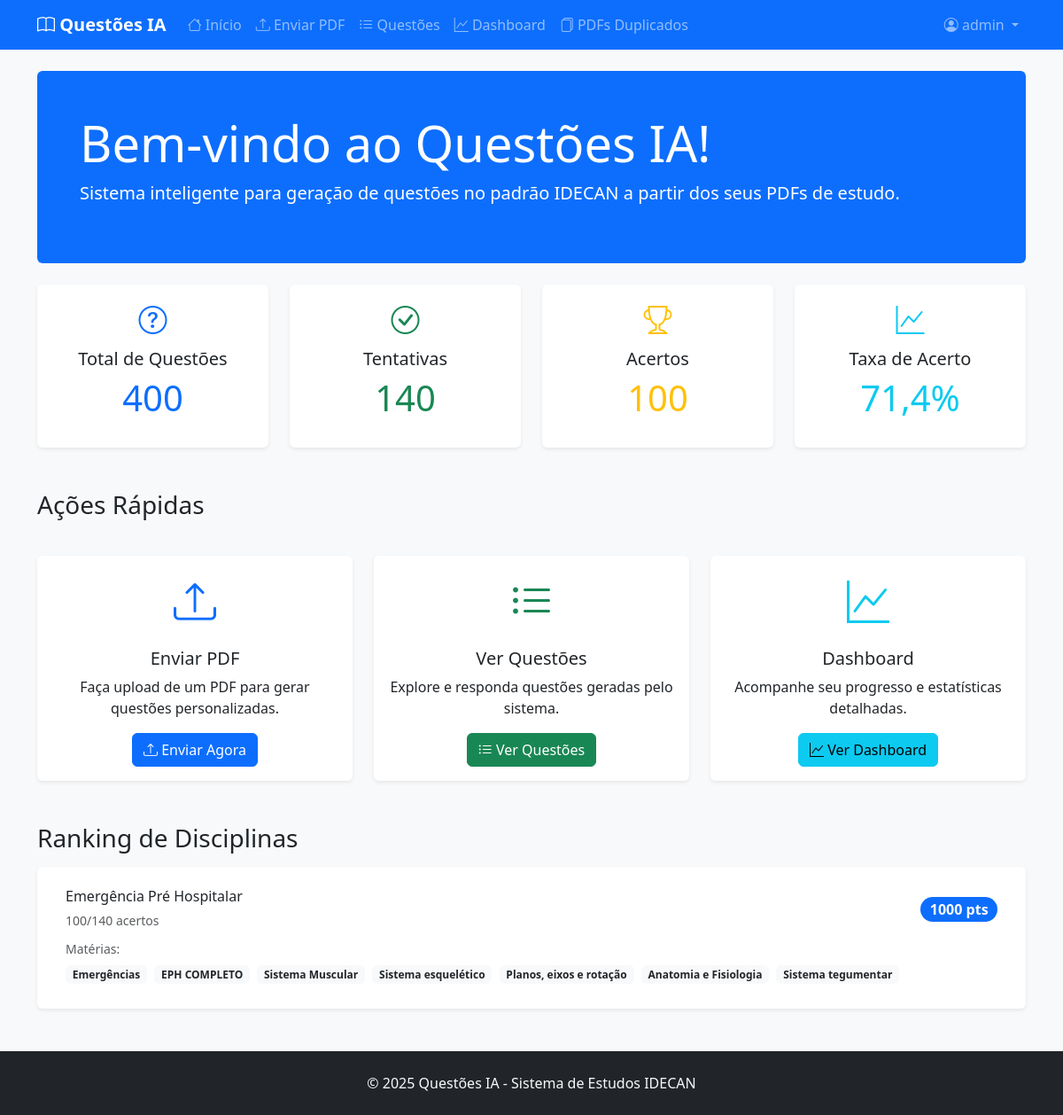
The app's page / (signed in) with its own data.
### core/models.py (models this page shows, shortened)
class Disciplina(models.Model):
    codigo = models.CharField(max_length=50, unique=True, verbose_name="Código")
    nome = models.CharField(max_length=100, verbose_name="Nome")
    peso = models.IntegerField(default=1, verbose_name="Peso")
    questoes_prova = models.IntegerField(default=0, verbose_name="Questões na Prova")
    class Meta:
        verbose_name = "Disciplina"
        verbose_name_plural = "Disciplinas"
        ordering = ['nome']

class PDFDocument(models.Model):
    titulo = models.CharField(max_length=200, verbose_name="Título")
    arquivo = models.FileField(upload_to='pdfs/', verbose_name="Arquivo PDF")
    conteudo_extraido = models.TextField(verbose_name="Conteúdo Extraído")
    data_upload = models.DateTimeField(auto_now_add=True, verbose_name="Data de Upload")
    usuario = models.ForeignKey(User, on_delete=models.CASCADE, verbose_name="Usuário")
    processado = models.BooleanField(default=False, verbose_name="Processado")
    disciplina = models.ForeignKey('Disciplina', on_delete=models.CASCADE, null=True, blank=True, verbose_name="Disciplina")
    materia = models.CharField(max_length=200, null=True, blank=True, verbose_name="Matéria/Assunto")
    hash_arquivo = models.CharField(max_length=64, unique=True, null=True, blank=True, verbose_name="Hash do Arquivo", help_text="SHA-256 do arquivo para detecção de duplicatas")
    tamanho_arquivo = models.BigIntegerField(null=True, blank=True, verbose_name="Tamanho do Arquivo (bytes)")
    class Meta:
        verbose_name = "Documento PDF"
        verbose_name_plural = "Documentos PDF"
        ordering = ['-data_upload']

### core/views.py (the view)
# urls.py: path('', views.home, name='home'),
def home(request):
    if request.user.is_authenticated:
        total_questoes = Questao.objects.count()
        total_pdfs = PDFDocument.objects.count()
        total_provas_antigas = ProvaAntiga.objects.count()
        tentativas_usuario = TentativaQuestao.objects.filter(usuario=request.user)
        total_tentativas = tentativas_usuario.count()
        total_acertos = tentativas_usuario.filter(acertou=True).count()
        taxa_acerto_geral = (total_acertos / total_tentativas * 100) if total_tentativas > 0 else 0
        ranking_disciplinas = []
        disciplinas_com_tentativas = tentativas_usuario.values_list('questao__disciplina', flat=True).distinct()
        disciplinas_processadas = set()  # Para evitar duplicatas
        for disciplina_id in disciplinas_com_tentativas:
            if disciplina_id in disciplinas_processadas:
                continue  # Pular se já processou esta disciplina
            disciplina = Disciplina.objects.get(id=disciplina_id)
            disciplinas_processadas.add(disciplina_id)
            tentativas_disc = tentativas_usuario.filter(questao__disciplina=disciplina)
            acertos_disc = tentativas_disc.filter(acertou=True).count()
            total_disc = tentativas_disc.count()
            pontos_totais = acertos_disc * 10  # Sistema de pontuação simples
            pdfs_da_disciplina = PDFDocument.objects.filter(disciplina=disciplina, materia__isnull=False).exclude(materia='')
            materias_reais = pdfs_da_disciplina.values_list('materia', flat=True).distinct()
            ranking_disciplinas.append({
                'disciplina': disciplina,
                'total_acertos': acertos_disc,
                'total_questoes_tentadas': total_disc,
                'pontos_totais': pontos_totais,
                'materias': list(materias_reais)  # Lista das matérias reais
            })
        ranking_disciplinas.sort(key=lambda x: x['pontos_totais'], reverse=True)
        context = {
            'total_questoes': total_questoes,
            'total_pdfs': total_pdfs,
            'total_provas_antigas': total_provas_antigas,
            'total_tentativas': total_tentativas,
            'total_acertos': total_acertos,
            'taxa_acerto_geral': round(taxa_acerto_geral, 1),
            'ranking_disciplinas': ranking_disciplinas,
            'disciplinas': Disciplina.objects.all(),
        }
    else:
        context = {
            'disciplinas': Disciplina.objects.all(),
        }
    return render(request, 'core/home.html', context)

### templates/core/home.html (shortened to what this page needs)
{% extends 'base.html' %}
{% block content %}
<div class="row">
    <div class="col-12">
        <div class="jumbotron bg-primary text-white rounded p-5 mb-4">
            <h1 class="display-4">Bem-vindo ao Questões IA!</h1>
            <p class="lead">Sistema inteligente para geração de questões no padrão IDECAN a partir dos seus PDFs de estudo.</p>
        </div>
    </div>
</div>
{% if user.is_authenticated %}
<div class="row g-4 mb-5">
    <div class="col-md-3">
        <div class="card stats-card text-center h-100">
            <div class="card-body">
                <i class="bi bi-question-circle text-primary" style="font-size: 2rem;"></i>
                <h5 class="card-title mt-2">Total de Questões</h5>
                <p class="display-6 text-primary">{{ total_questoes }}</p>
            </div>
        </div>
    </div>
    <div class="col-md-3">
        <div class="card stats-card text-center h-100">
            <div class="card-body">
                <i class="bi bi-check-circle text-success" style="font-size: 2rem;"></i>
                <h5 class="card-title mt-2">Tentativas</h5>
                <p class="display-6 text-success">{{ total_tentativas }}</p>
            </div>
        </div>
    </div>
    <div class="col-md-3">
        <div class="card stats-card text-center h-100">
            <div class="card-body">
                <i class="bi bi-trophy text-warning" style="font-size: 2rem;"></i>
                <h5 class="card-title mt-2">Acertos</h5>
                <p class="display-6 text-warning">{{ total_acertos }}</p>
            </div>
        </div>
    </div>
    <div class="col-md-3">
        <div class="card stats-card text-center h-100">
            <div class="card-body">
                <i class="bi bi-graph-up text-info" style="font-size: 2rem;"></i>
                <h5 class="card-title mt-2">Taxa de Acerto</h5>
                <p class="display-6 text-info">{{ taxa_acerto_geral }}%</p>
            </div>
        </div>
    </div>
</div>
<div class="row g-4 mb-5">
    <div class="col-12">
        <h3 class="mb-3">Ações Rápidas</h3>
    </div>
    <div class="col-md-4">
        <div class="card h-100">
            <div class="card-body text-center">
                <i class="bi bi-upload text-primary" style="font-size: 3rem;"></i>
                <h5 class="card-title mt-3">Enviar PDF</h5>
                <p class="card-text">Faça upload de um PDF para gerar questões personalizadas.</p>
                <a href="{% url 'core:upload_pdf' %}" class="btn btn-primary">
                    <i class="bi bi-upload"></i> Enviar Agora
                </a>
            </div>
        </div>
    </div>
    <div class="col-md-4">
        <div class="card h-100">
            <div class="card-body text-center">
                <i class="bi bi-list-ul text-success" style="font-size: 3rem;"></i>
                <h5 class="card-title mt-3">Ver Questões</h5>
                <p class="card-text">Explore e responda questões geradas pelo sistema.</p>
                <a href="{% url 'core:listar_questoes' %}" class="btn btn-success">
                    <i class="bi bi-list-ul"></i> Ver Questões
                </a>
            </div>
        </div>
    </div>
    <div class="col-md-4">
        <div class="card h-100">
            <div class="card-body text-center">
                <i class="bi bi-graph-up text-info" style="font-size: 3rem;"></i>
                <h5 class="card-title mt-3">Dashboard</h5>
                <p class="card-text">Acompanhe seu progresso e estatísticas detalhadas.</p>
                <a href="{% url 'core:dashboard' %}" class="btn btn-info">
                    <i class="bi bi-graph-up"></i> Ver Dashboard
                </a>
            </div>
        </div>
    </div>
</div>
<div class="row">
    <div class="col-12">
        <h3 class="mb-3">Ranking de Disciplinas</h3>
        <div class="card">
            <div class="card-body">
                {% if ranking_disciplinas %}
                    <div class="list-group list-group-flush">
                        {% for est in ranking_disciplinas %}
                            <div class="list-group-item">
                                <div class="d-flex justify-content-between align-items-center mb-2">
                                    <div>
                                        <h6 class="mb-1">{{ est.disciplina.nome }}</h6>
                                        <small class="text-muted">{{ est.total_acertos }}/{{ est.total_questoes_tentadas }} acertos</small>
                                    </div>
                                    <span class="badge bg-primary rounded-pill fs-6">{{ est.pontos_totais }} pts</span>
                                </div>
                                {% if est.materias %}
                                    <div class="mt-2">
                                        <small class="text-muted">Matérias:</small>
                                        <div class="mt-1">
                                            {% for materia in est.materias %}
                                                <span class="badge bg-light text-dark me-1 mb-1">{{ materia }}</span>
                                            {% endfor %}
                                        </div>
                                    </div>
                                {% endif %}
                            </div>
                        {% endfor %}
                    </div>
                {% else %}
                    <div class="text-center text-muted py-4">
                        <i class="bi bi-inbox" style="font-size: 3rem;"></i>
                        <p class="mt-2">Nenhuma disciplina com dados ainda.</p>
                        <a href="{% url 'core:upload_pdf' %}" class="btn btn-primary">Começar enviando um PDF</a>
                    </div>
                {% endif %}
            </div>
        </div>
    </div>
</div>
{% endif %}
{% endblock %}

### templates/base.html (shortened to what this page needs)
{% load static %}
<!DOCTYPE html>
<html lang="pt-br">
<head>
    <link href="https://cdn.jsdelivr.net/npm/bootstrap@5.3.2/dist/css/bootstrap.min.css" rel="stylesheet">
    <link href="https://cdn.jsdelivr.net/npm/bootstrap-icons@1.11.0/font/bootstrap-icons.css" rel="stylesheet">
</head>
<body class="bg-light">
    <nav class="navbar navbar-expand-lg navbar-dark bg-primary">
        <div class="container">
            <a class="navbar-brand" href="{% url 'core:home' %}">
                <i class="bi bi-book"></i> Questões IA
            </a>
            <div class="collapse navbar-collapse" id="navbarNav">
                <ul class="navbar-nav me-auto">
                    <li class="nav-item">
                        <a class="nav-link" href="{% url 'core:home' %}">
                            <i class="bi bi-house"></i> Início
                        </a>
                    </li>
                    <li class="nav-item">
                        <a class="nav-link" href="{% url 'core:upload_pdf' %}">
                            <i class="bi bi-upload"></i> Enviar PDF
                        </a>
                    </li>
                    <li class="nav-item">
                        <a class="nav-link" href="{% url 'core:listar_questoes' %}">
                            <i class="bi bi-list-ul"></i> Questões
                        </a>
                    </li>
                    <li class="nav-item">
                        <a class="nav-link" href="{% url 'core:dashboard' %}">
                            <i class="bi bi-graph-up"></i> Dashboard
                        </a>
                    </li>
                    <li class="nav-item">
                        <a class="nav-link" href="{% url 'core:pdfs_duplicados' %}">
                            <i class="bi bi-files"></i> PDFs Duplicados
                        </a>
                    </li>
                </ul>
                <ul class="navbar-nav">
                    {% if user.is_authenticated %}
                        <li class="nav-item dropdown">
                            <a class="nav-link dropdown-toggle" href="#" role="button" data-bs-toggle="dropdown">
                                <i class="bi bi-person-circle"></i> {{ user.username }}
                            </a>
                        </li>
                    {% else %}
                        <li class="nav-item">
                            <a class="nav-link" href="{% url 'admin:login' %}">
                                <i class="bi bi-box-arrow-in-right"></i> Entrar
                            </a>
                        </li>
                    {% endif %}
                </ul>
            </div>
        </div>
    </nav>
    <main class="container my-4">
        {% block content %}{% endblock %}
    </main>
    <footer class="bg-dark text-light py-4 mt-5">
        <div class="container text-center">
            <p class="mb-0">&copy; 2025 Questões IA - Sistema de Estudos IDECAN</p>
        </div>
    </footer>
</body>
</html>

### templates/base.html (style rules this page uses)
.navbar-brand { font-weight: bold; }
.card { border: none; box-shadow: 0 0.125rem 0.25rem rgba(0, 0, 0, 0.075); }
.stats-card { transition: transform 0.2s; }

### records on screen
Disciplina: disciplina.nome "Emergência Pré Hospitalar", total_acertos "100", total_questoes_tentadas "140", pontos_totais "1000"
PDFDocument: materia "Emergências"
PDFDocument: materia "EPH COMPLETO"
PDFDocument: materia "Sistema Muscular"
PDFDocument: materia "Sistema esquelético"
PDFDocument: materia "Planos, eixos e rotação"
PDFDocument: materia "Anatomia e Fisiologia"
PDFDocument: materia "Sistema tegumentar"

### other values on screen
{{ user.username }} "admin"
{{ total_questoes }} "400"
{{ total_tentativas }} "140"
{{ total_acertos }} "100"
{{ taxa_acerto_geral }} "71,4"
